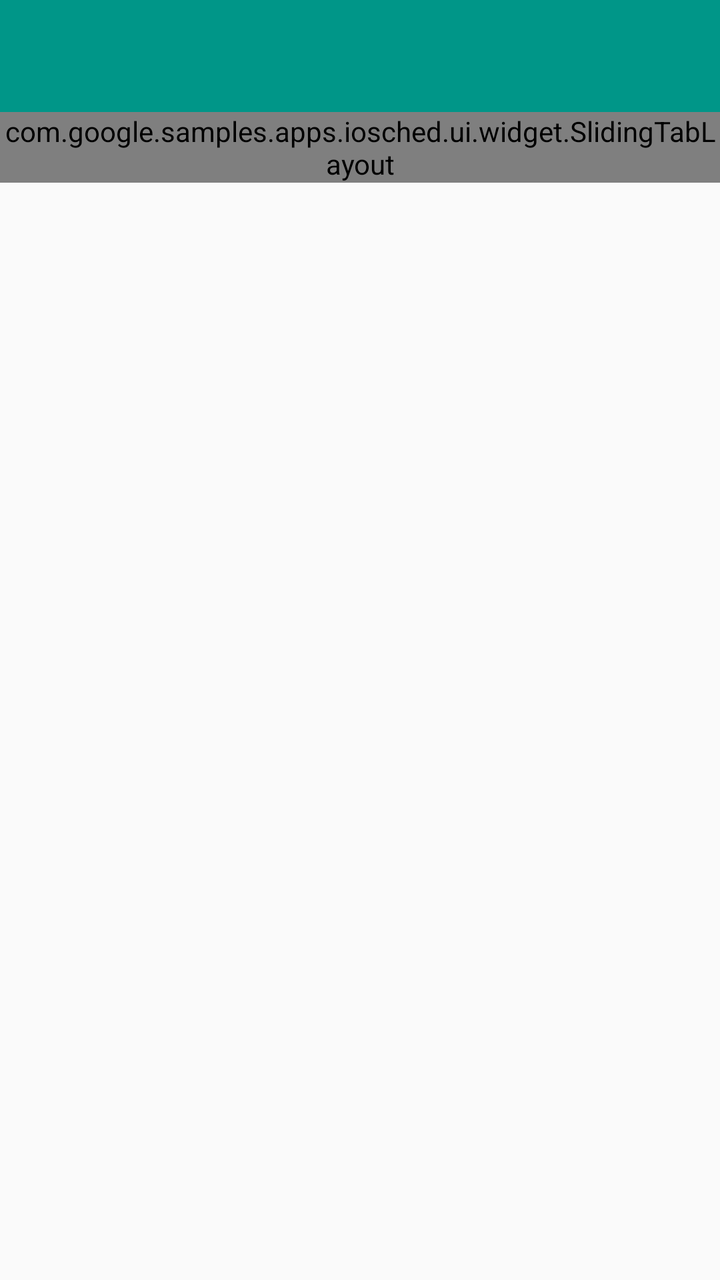
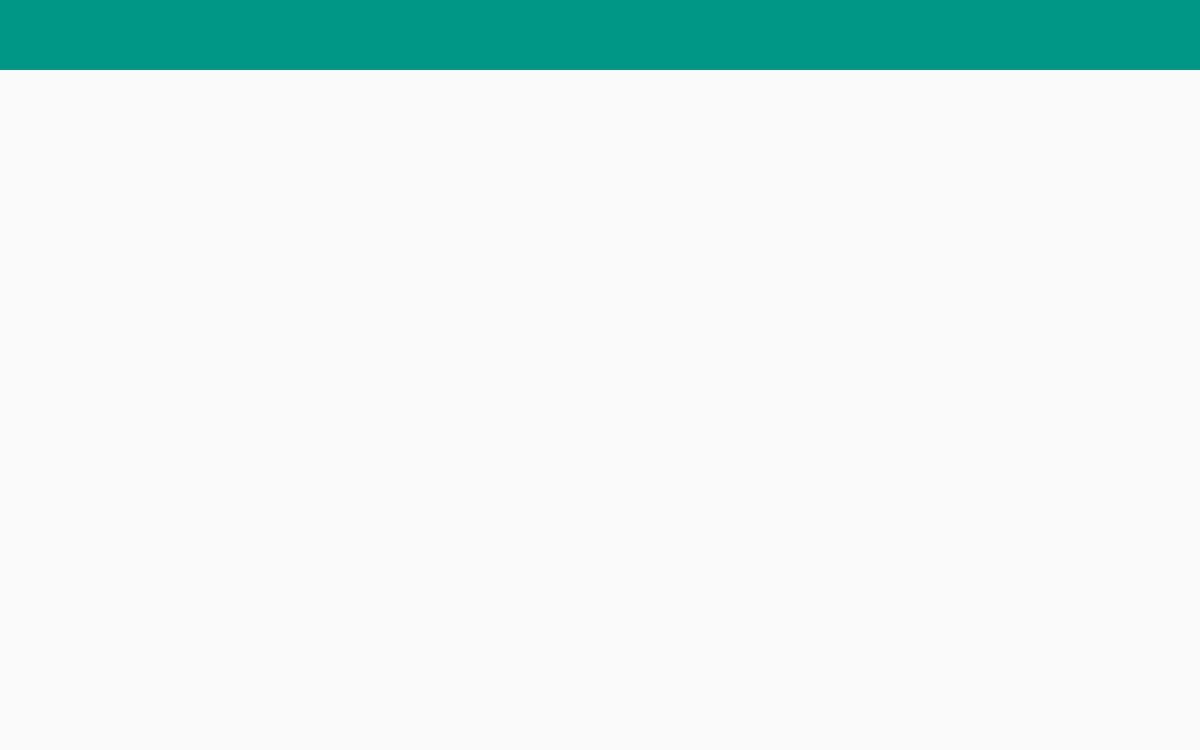

An Android layout and its configuration variant, each rendered on a device that would load it. The default file and the variant file are quoted in full after the pictures.
<!-- AndroidManifest.xml: application theme AppTheme -->
<!-- res/layout/activity_main.xml -->
<?xml version="1.0" encoding="utf-8"?>
<LinearLayout xmlns:android="http://schemas.android.com/apk/res/android"
    xmlns:app="http://schemas.android.com/apk/res-auto"
    xmlns:tools="http://schemas.android.com/tools"
    android:id="@+id/container"
    android:layout_width="match_parent"
    android:layout_height="match_parent"
    android:orientation="vertical"
    tools:context="com.raftelti.phoneBalance.ui.main.MainActivity">

    <android.support.v7.widget.Toolbar
        android:id="@+id/main_toolbar"
        android:layout_width="match_parent"
        android:layout_height="wrap_content"
        android:background="@color/primary"
        android:minHeight="@dimen/collapsed_toolbar_height"
        app:theme="@style/AppTheme.Toolbar"
        app:titleTextAppearance="@style/AppTheme.Toolbar.Title">

    </android.support.v7.widget.Toolbar>

    <com.google.samples.apps.iosched.ui.widget.SlidingTabLayout
        android:id="@+id/sliding_tabs"
        android:layout_width="match_parent"
        android:layout_height="wrap_content"
        android:background="@color/primary" />

    <FrameLayout
        android:layout_width="match_parent"
        android:layout_height="match_parent">

        <android.support.v4.view.ViewPager
            android:id="@+id/viewpager"
            android:layout_width="match_parent"
            android:layout_height="match_parent" />

        <View
            android:layout_width="match_parent"
            android:layout_height="8dp"
            android:background="@drawable/toolbar_shadow" />

    </FrameLayout>

</LinearLayout>
<!-- resources referenced by this layout -->
<resources>
  <color name="primary">#009688</color>
  <dimen name="collapsed_toolbar_height">56dp</dimen>
  <style name="AppTheme.Toolbar" parent="ThemeOverlay.AppCompat.Dark.ActionBar">
          <item name="colorControlNormal">@android:color/white</item>
      </style>
  <style name="AppTheme.Toolbar.Title" parent="TextAppearance.Widget.AppCompat.Toolbar.Title">
          <item name="android:textSize">@dimen/abc_text_size_title_material_toolbar</item>
          <item name="android:textColor">@color/toolbar_text</item>
      </style>
  <!-- from res/values-v21/ -->
  <style name="AppTheme" parent="AppTheme.Base">
          <item name="android:fontFamily">sans-serif</item>
      </style>
  <color name="toolbar_text">#FFFFFF</color>
  <style name="AppTheme.Base" parent="Theme.AppCompat.Light.NoActionBar">
          <item name="colorPrimary">@color/primary</item>
          <item name="colorPrimaryDark">@color/primary_dark</item>
          <item name="colorAccent">@color/accent</item>
  
          <item name="android:typeface">sans</item>
          <item name="android:textStyle">normal</item>
  
          <item name="windowActionBar">false</item>
  
          <item name="md_positive_color">@color/primary</item>
      </style>
  <color name="primary_dark">#00796B</color>
  <color name="accent">#FFC107</color>
</resources>
<!-- res/layout-sw600dp-land/activity_main.xml (the repository's variant of the layout above) -->
<!-- drawn on a 7-inch tablet turned sideways -->
<?xml version="1.0" encoding="utf-8"?>
<LinearLayout xmlns:android="http://schemas.android.com/apk/res/android"
    xmlns:app="http://schemas.android.com/apk/res-auto"
    xmlns:tools="http://schemas.android.com/tools"
    android:id="@+id/container"
    android:layout_width="match_parent"
    android:layout_height="match_parent"
    android:orientation="vertical"
    tools:context="com.raftelti.phoneBalance.ui.main.MainActivity">

    <android.support.v7.widget.Toolbar
        android:id="@+id/main_toolbar"
        android:layout_width="match_parent"
        android:layout_height="wrap_content"
        android:background="@color/primary"
        android:minHeight="@dimen/collapsed_toolbar_height"
        app:theme="@style/AppTheme.Toolbar"
        app:titleTextAppearance="@style/AppTheme.Toolbar.Title" />

    <RelativeLayout
        android:layout_width="match_parent"
        android:layout_height="match_parent">

        <FrameLayout
            android:id="@+id/overview_fragment"
            android:layout_width="match_parent"
            android:layout_height="200dp"
            android:layout_alignParentLeft="true"
            android:layout_alignParentTop="true"
            android:layout_centerHorizontal="true"
            android:layout_gravity="center_vertical"
            android:paddingBottom="8dp"
            android:paddingLeft="@dimen/margin_standard"
            android:paddingRight="@dimen/margin_standard" />

        <FrameLayout
            android:id="@+id/history_fragment"
            android:layout_width="wrap_content"
            android:layout_height="match_parent"
            android:layout_below="@+id/overview_fragment" />

    </RelativeLayout>

</LinearLayout>
<!-- resources referenced by the variant -->
<!-- as a 7-inch tablet turned sideways resolves them -->
<resources>
  <color name="primary">#009688</color>
  <dimen name="collapsed_toolbar_height">56dp</dimen>
  <dimen name="margin_standard">16dp</dimen>
  <style name="AppTheme.Toolbar" parent="ThemeOverlay.AppCompat.Dark.ActionBar">
          <item name="colorControlNormal">@android:color/white</item>
      </style>
  <style name="AppTheme.Toolbar.Title" parent="TextAppearance.Widget.AppCompat.Toolbar.Title">
          <item name="android:textSize">@dimen/abc_text_size_title_material_toolbar</item>
          <item name="android:textColor">@color/toolbar_text</item>
      </style>
  <!-- from res/values-v21/ -->
  <style name="AppTheme" parent="AppTheme.Base">
          <item name="android:fontFamily">sans-serif</item>
      </style>
  <color name="toolbar_text">#FFFFFF</color>
  <style name="AppTheme.Base" parent="Theme.AppCompat.Light.NoActionBar">
          <item name="colorPrimary">@color/primary</item>
          <item name="colorPrimaryDark">@color/primary_dark</item>
          <item name="colorAccent">@color/accent</item>
  
          <item name="android:typeface">sans</item>
          <item name="android:textStyle">normal</item>
  
          <item name="windowActionBar">false</item>
  
          <item name="md_positive_color">@color/primary</item>
      </style>
  <color name="primary_dark">#00796B</color>
  <color name="accent">#FFC107</color>
</resources>
